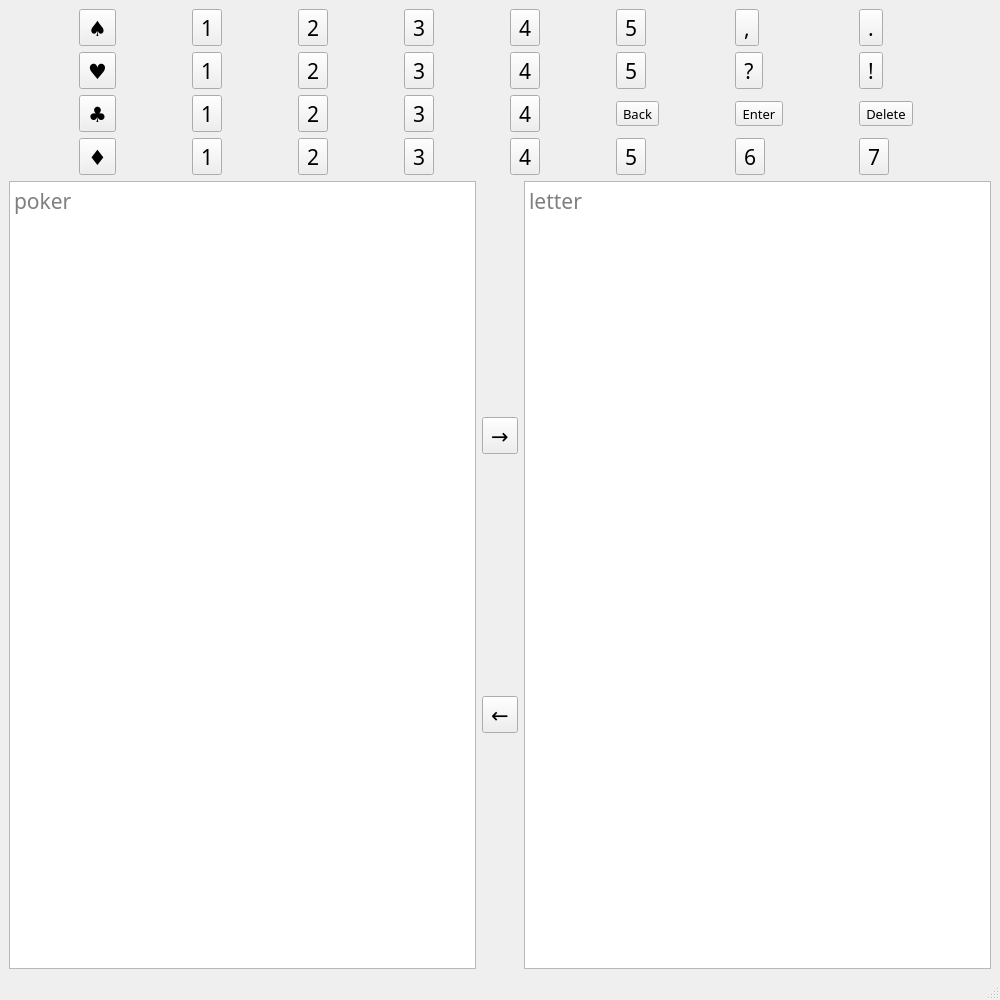
<?xml version="1.0" encoding="UTF-8"?>
<ui version="4.0">
 <class>MainWindow</class>
 <widget class="QMainWindow" name="MainWindow">
  <property name="geometry">
   <rect>
    <x>0</x>
    <y>0</y>
    <width>1000</width>
    <height>1000</height>
   </rect>
  </property>
  <property name="windowTitle">
   <string>Pokercode</string>
  </property>
  <widget class="QWidget" name="centralwidget">
   <layout class="QVBoxLayout" name="verticalLayout_2">
    <item>
     <layout class="QGridLayout" name="gridLayout" rowstretch="1,1,1,1" columnstretch="1,1,1,1,1,1,1,1" rowminimumheight="1,1,1,1" columnminimumwidth="1,1,1,1,1,1,1,1">
      <item row="0" column="0">
       <widget class="QToolButton" name="toolButton_s0">
        <property name="font">
         <font>
          <family>宋体</family>
          <pointsize>16</pointsize>
         </font>
        </property>
        <property name="text">
         <string>♠</string>
        </property>
       </widget>
      </item>
      <item row="0" column="1">
       <widget class="QToolButton" name="toolButton_s1">
        <property name="font">
         <font>
          <family>宋体</family>
          <pointsize>16</pointsize>
         </font>
        </property>
        <property name="text">
         <string>1</string>
        </property>
       </widget>
      </item>
      <item row="0" column="2">
       <widget class="QToolButton" name="toolButton_s2">
        <property name="font">
         <font>
          <family>宋体</family>
          <pointsize>16</pointsize>
         </font>
        </property>
        <property name="text">
         <string>2</string>
        </property>
       </widget>
      </item>
      <item row="0" column="3">
       <widget class="QToolButton" name="toolButton_s3">
        <property name="font">
         <font>
          <family>宋体</family>
          <pointsize>16</pointsize>
         </font>
        </property>
        <property name="text">
         <string>3</string>
        </property>
       </widget>
      </item>
      <item row="0" column="4">
       <widget class="QToolButton" name="toolButton_s4">
        <property name="font">
         <font>
          <family>宋体</family>
          <pointsize>16</pointsize>
         </font>
        </property>
        <property name="text">
         <string>4</string>
        </property>
       </widget>
      </item>
      <item row="0" column="5">
       <widget class="QToolButton" name="toolButton_s5">
        <property name="font">
         <font>
          <family>宋体</family>
          <pointsize>16</pointsize>
         </font>
        </property>
        <property name="text">
         <string>5</string>
        </property>
       </widget>
      </item>
      <item row="0" column="6">
       <widget class="QToolButton" name="toolButton_3">
        <property name="font">
         <font>
          <family>宋体</family>
          <pointsize>16</pointsize>
         </font>
        </property>
        <property name="text">
         <string>,</string>
        </property>
       </widget>
      </item>
      <item row="0" column="7">
       <widget class="QToolButton" name="toolButton_4">
        <property name="font">
         <font>
          <family>宋体</family>
          <pointsize>16</pointsize>
         </font>
        </property>
        <property name="text">
         <string>.</string>
        </property>
       </widget>
      </item>
      <item row="1" column="0">
       <widget class="QToolButton" name="toolButton_h0">
        <property name="font">
         <font>
          <family>宋体</family>
          <pointsize>16</pointsize>
         </font>
        </property>
        <property name="text">
         <string>♥</string>
        </property>
       </widget>
      </item>
      <item row="1" column="1">
       <widget class="QToolButton" name="toolButton_h1">
        <property name="font">
         <font>
          <family>宋体</family>
          <pointsize>16</pointsize>
         </font>
        </property>
        <property name="text">
         <string>1</string>
        </property>
       </widget>
      </item>
      <item row="1" column="2">
       <widget class="QToolButton" name="toolButton_h2">
        <property name="font">
         <font>
          <family>宋体</family>
          <pointsize>16</pointsize>
         </font>
        </property>
        <property name="text">
         <string>2</string>
        </property>
       </widget>
      </item>
      <item row="1" column="3">
       <widget class="QToolButton" name="toolButton_h3">
        <property name="font">
         <font>
          <family>宋体</family>
          <pointsize>16</pointsize>
         </font>
        </property>
        <property name="text">
         <string>3</string>
        </property>
       </widget>
      </item>
      <item row="1" column="4">
       <widget class="QToolButton" name="toolButton_h4">
        <property name="font">
         <font>
          <family>宋体</family>
          <pointsize>16</pointsize>
         </font>
        </property>
        <property name="text">
         <string>4</string>
        </property>
       </widget>
      </item>
      <item row="1" column="5">
       <widget class="QToolButton" name="toolButton_h5">
        <property name="font">
         <font>
          <family>宋体</family>
          <pointsize>16</pointsize>
         </font>
        </property>
        <property name="text">
         <string>5</string>
        </property>
       </widget>
      </item>
      <item row="1" column="6">
       <widget class="QToolButton" name="toolButton_5">
        <property name="font">
         <font>
          <family>宋体</family>
          <pointsize>16</pointsize>
         </font>
        </property>
        <property name="text">
         <string>?</string>
        </property>
       </widget>
      </item>
      <item row="1" column="7">
       <widget class="QToolButton" name="toolButton_6">
        <property name="font">
         <font>
          <family>宋体</family>
          <pointsize>16</pointsize>
         </font>
        </property>
        <property name="text">
         <string>!</string>
        </property>
       </widget>
      </item>
      <item row="2" column="0">
       <widget class="QToolButton" name="toolButton_c0">
        <property name="font">
         <font>
          <family>宋体</family>
          <pointsize>16</pointsize>
         </font>
        </property>
        <property name="text">
         <string>♣</string>
        </property>
       </widget>
      </item>
      <item row="2" column="1">
       <widget class="QToolButton" name="toolButton_c1">
        <property name="font">
         <font>
          <family>宋体</family>
          <pointsize>16</pointsize>
         </font>
        </property>
        <property name="text">
         <string>1</string>
        </property>
       </widget>
      </item>
      <item row="2" column="2">
       <widget class="QToolButton" name="toolButton_c2">
        <property name="font">
         <font>
          <family>宋体</family>
          <pointsize>16</pointsize>
         </font>
        </property>
        <property name="text">
         <string>2</string>
        </property>
       </widget>
      </item>
      <item row="2" column="3">
       <widget class="QToolButton" name="toolButton_c3">
        <property name="font">
         <font>
          <family>宋体</family>
          <pointsize>16</pointsize>
         </font>
        </property>
        <property name="text">
         <string>3</string>
        </property>
       </widget>
      </item>
      <item row="2" column="4">
       <widget class="QToolButton" name="toolButton_c4">
        <property name="font">
         <font>
          <family>宋体</family>
          <pointsize>16</pointsize>
         </font>
        </property>
        <property name="text">
         <string>4</string>
        </property>
       </widget>
      </item>
      <item row="2" column="5">
       <widget class="QToolButton" name="toolButton_7">
        <property name="font">
         <font>
          <family>宋体</family>
          <pointsize>10</pointsize>
         </font>
        </property>
        <property name="text">
         <string>Back</string>
        </property>
       </widget>
      </item>
      <item row="2" column="6">
       <widget class="QToolButton" name="toolButton_8">
        <property name="font">
         <font>
          <family>宋体</family>
          <pointsize>10</pointsize>
         </font>
        </property>
        <property name="text">
         <string>Enter</string>
        </property>
       </widget>
      </item>
      <item row="2" column="7">
       <widget class="QToolButton" name="toolButton_9">
        <property name="font">
         <font>
          <family>宋体</family>
          <pointsize>10</pointsize>
         </font>
        </property>
        <property name="text">
         <string>Delete</string>
        </property>
       </widget>
      </item>
      <item row="3" column="0">
       <widget class="QToolButton" name="toolButton_d0">
        <property name="font">
         <font>
          <family>宋体</family>
          <pointsize>16</pointsize>
         </font>
        </property>
        <property name="text">
         <string>♦</string>
        </property>
       </widget>
      </item>
      <item row="3" column="1">
       <widget class="QToolButton" name="toolButton_d1">
        <property name="font">
         <font>
          <family>宋体</family>
          <pointsize>16</pointsize>
         </font>
        </property>
        <property name="text">
         <string>1</string>
        </property>
       </widget>
      </item>
      <item row="3" column="2">
       <widget class="QToolButton" name="toolButton_d2">
        <property name="font">
         <font>
          <family>宋体</family>
          <pointsize>16</pointsize>
         </font>
        </property>
        <property name="text">
         <string>2</string>
        </property>
       </widget>
      </item>
      <item row="3" column="3">
       <widget class="QToolButton" name="toolButton_d3">
        <property name="font">
         <font>
          <family>宋体</family>
          <pointsize>16</pointsize>
         </font>
        </property>
        <property name="text">
         <string>3</string>
        </property>
       </widget>
      </item>
      <item row="3" column="4">
       <widget class="QToolButton" name="toolButton_d4">
        <property name="font">
         <font>
          <family>宋体</family>
          <pointsize>16</pointsize>
         </font>
        </property>
        <property name="text">
         <string>4</string>
        </property>
       </widget>
      </item>
      <item row="3" column="5">
       <widget class="QToolButton" name="toolButton_d5">
        <property name="font">
         <font>
          <family>宋体</family>
          <pointsize>16</pointsize>
         </font>
        </property>
        <property name="text">
         <string>5</string>
        </property>
       </widget>
      </item>
      <item row="3" column="6">
       <widget class="QToolButton" name="toolButton_d6">
        <property name="font">
         <font>
          <family>宋体</family>
          <pointsize>16</pointsize>
         </font>
        </property>
        <property name="text">
         <string>6</string>
        </property>
       </widget>
      </item>
      <item row="3" column="7">
       <widget class="QToolButton" name="toolButton_d7">
        <property name="font">
         <font>
          <family>宋体</family>
          <pointsize>16</pointsize>
         </font>
        </property>
        <property name="text">
         <string>7</string>
        </property>
       </widget>
      </item>
     </layout>
    </item>
    <item>
     <layout class="QHBoxLayout" name="horizontalLayout">
      <item>
       <widget class="QTextEdit" name="textEdit_1">
        <property name="font">
         <font>
          <family>黑体</family>
          <pointsize>16</pointsize>
         </font>
        </property>
        <property name="documentTitle">
         <string/>
        </property>
        <property name="html">
         <string>&lt;!DOCTYPE HTML PUBLIC &quot;-//W3C//DTD HTML 4.0//EN&quot; &quot;http://www.w3.org/TR/REC-html40/strict.dtd&quot;&gt;
&lt;html&gt;&lt;head&gt;&lt;meta name=&quot;qrichtext&quot; content=&quot;1&quot; /&gt;&lt;style type=&quot;text/css&quot;&gt;
p, li { white-space: pre-wrap; }
&lt;/style&gt;&lt;/head&gt;&lt;body style=&quot; font-family:'黑体'; font-size:16pt; font-weight:400; font-style:normal;&quot;&gt;
&lt;p style=&quot;-qt-paragraph-type:empty; margin-top:0px; margin-bottom:0px; margin-left:0px; margin-right:0px; -qt-block-indent:0; text-indent:0px;&quot;&gt;&lt;br /&gt;&lt;/p&gt;&lt;/body&gt;&lt;/html&gt;</string>
        </property>
        <property name="placeholderText">
         <string>poker</string>
        </property>
       </widget>
      </item>
      <item>
       <layout class="QVBoxLayout" name="verticalLayout">
        <item>
         <widget class="QToolButton" name="toolButton_1">
          <property name="font">
           <font>
            <family>宋体</family>
            <pointsize>16</pointsize>
           </font>
          </property>
          <property name="text">
           <string>→</string>
          </property>
         </widget>
        </item>
        <item>
         <widget class="QToolButton" name="toolButton_2">
          <property name="font">
           <font>
            <family>宋体</family>
            <pointsize>16</pointsize>
           </font>
          </property>
          <property name="text">
           <string>←</string>
          </property>
         </widget>
        </item>
       </layout>
      </item>
      <item>
       <widget class="QTextEdit" name="textEdit_2">
        <property name="font">
         <font>
          <family>黑体</family>
          <pointsize>16</pointsize>
         </font>
        </property>
        <property name="markdown">
         <string/>
        </property>
        <property name="html">
         <string>&lt;!DOCTYPE HTML PUBLIC &quot;-//W3C//DTD HTML 4.0//EN&quot; &quot;http://www.w3.org/TR/REC-html40/strict.dtd&quot;&gt;
&lt;html&gt;&lt;head&gt;&lt;meta name=&quot;qrichtext&quot; content=&quot;1&quot; /&gt;&lt;style type=&quot;text/css&quot;&gt;
p, li { white-space: pre-wrap; }
&lt;/style&gt;&lt;/head&gt;&lt;body style=&quot; font-family:'黑体'; font-size:16pt; font-weight:400; font-style:normal;&quot;&gt;
&lt;p style=&quot;-qt-paragraph-type:empty; margin-top:0px; margin-bottom:0px; margin-left:0px; margin-right:0px; -qt-block-indent:0; text-indent:0px;&quot;&gt;&lt;br /&gt;&lt;/p&gt;&lt;/body&gt;&lt;/html&gt;</string>
        </property>
        <property name="placeholderText">
         <string>letter</string>
        </property>
       </widget>
      </item>
     </layout>
    </item>
   </layout>
  </widget>
  <widget class="QMenuBar" name="menubar">
   <property name="geometry">
    <rect>
     <x>0</x>
     <y>0</y>
     <width>1000</width>
     <height>22</height>
    </rect>
   </property>
  </widget>
  <widget class="QStatusBar" name="statusbar"/>
 </widget>
 <resources/>
 <connections/>
</ui>
